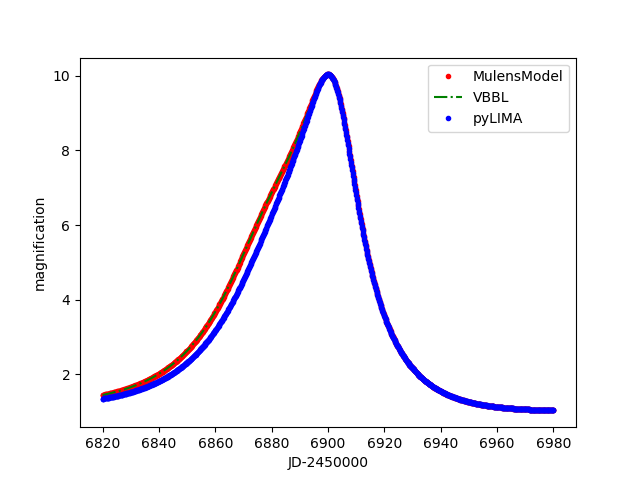

Python code for this plot:
import os
import sys
import numpy as np
import matplotlib.pyplot as plt
from astropy.coordinates import SkyCoord
from astropy import units as u

sys.path.append("/usr/custom/pyLIMA-1.0.0") 
from pyLIMA import event, telescopes, microlmodels
import MulensModel as mm


# Common settings:
t_0 = 2456900.
u_0 = 0.1
t_E = 150.
pi_E_N = 1.
pi_E_E = 2.
ra_deg = 270.
dec_deg = -30.
time = np.linspace(t_0-80., t_0+80., 1000)
d_time = 2450000.

# MulensModel calculations and plot:
coords = SkyCoord(ra_deg, dec_deg, unit=u.deg)
params = {'t_0': t_0, 'u_0': u_0, 't_E': t_E, 'pi_E_N': pi_E_N, 'pi_E_E': pi_E_E}
mm_model = mm.Model(params, coords=coords)
mm_mag = mm_model.magnification(time)
plt.plot(time-d_time, mm_mag, 'r.', label='MulensModel')

# Read VBBL output and plot it:
vbbl_data = np.loadtxt("fake.out", unpack=True)
plt.plot(vbbl_data[0], vbbl_data[1], 'g-.', label='VBBL')

# This are the changes I have to make to make the results as close as possible:
pi_E_E = -pi_E_E
pi_E_N = -pi_E_N

# pyLIMA calculations and plots:
your_event = event.Event()
your_event.ra = ra_deg
your_event.dec = dec_deg
data_1 = np.array([time, time*0.+15., time*0.+.01]).T
telescope_1 = telescopes.Telescope(light_curve_magnitude=data_1)
your_event.telescopes.append(telescope_1)
your_event.check_event()
model_1 = microlmodels.create_model('PSPL', your_event, parallax=['Annual', t_0])
model_1.define_model_parameters()
pyLIMA_parameters = model_1.compute_pyLIMA_parameters([t_0, u_0, t_E, pi_E_N, pi_E_E])
model = model_1.compute_the_microlensing_model(telescope_1, pyLIMA_parameters)  
mag_pyLIMA = model_1.model_magnification(telescope_1, pyLIMA_parameters)
plt.plot(time-d_time, mag_pyLIMA, 'b.', label='pyLIMA')

# Compare pyLIMA and MM:
index = np.argmax(np.abs(mm_mag - mag_pyLIMA))
print("Largest difference is for: ", index, time[index]-d_time)
print("pyLIMA:", mag_pyLIMA[index])
print("MM:", mm_mag[index])

# This is the end:
plt.legend(loc='best')
plt.xlabel('JD-2450000')
plt.ylabel('magnification')
plt.show()
